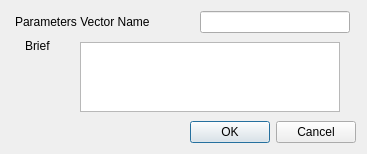
<?xml version="1.0" encoding="UTF-8"?>
<ui version="4.0">
 <class>ParametersVectorNaming</class>
 <widget class="QWidget" name="ParametersVectorNaming">
  <property name="geometry">
   <rect>
    <x>0</x>
    <y>0</y>
    <width>367</width>
    <height>154</height>
   </rect>
  </property>
  <property name="windowTitle">
   <string>Form</string>
  </property>
  <layout class="QGridLayout" name="gridLayout">
   <item row="0" column="0">
    <layout class="QGridLayout" name="parameters_vector_gridLayout">
     <item row="0" column="0">
      <widget class="QLabel" name="parameters_vector_name_label">
       <property name="maximumSize">
        <size>
         <width>175</width>
         <height>25</height>
        </size>
       </property>
       <property name="text">
        <string>Parameters Vector Name</string>
       </property>
      </widget>
     </item>
     <item row="0" column="1">
      <widget class="QLineEdit" name="parameters_vector_name_lineEdit">
       <property name="maximumSize">
        <size>
         <width>150</width>
         <height>25</height>
        </size>
       </property>
      </widget>
     </item>
    </layout>
   </item>
   <item row="1" column="0">
    <layout class="QGridLayout" name="brief_gridLayout">
     <item row="0" column="0">
      <widget class="QLabel" name="brief_label">
       <property name="maximumSize">
        <size>
         <width>35</width>
         <height>25</height>
        </size>
       </property>
       <property name="text">
        <string>Brief</string>
       </property>
      </widget>
     </item>
     <item row="0" column="1" rowspan="2">
      <widget class="QTextEdit" name="brief_textEdit">
       <property name="maximumSize">
        <size>
         <width>260</width>
         <height>70</height>
        </size>
       </property>
      </widget>
     </item>
     <item row="1" column="0">
      <spacer name="brief_verticalSpacer">
       <property name="orientation">
        <enum>Qt::Vertical</enum>
       </property>
       <property name="sizeHint" stdset="0">
        <size>
         <width>20</width>
         <height>40</height>
        </size>
       </property>
      </spacer>
     </item>
    </layout>
   </item>
   <item row="2" column="0">
    <widget class="QDialogButtonBox" name="buttonBox">
     <property name="sizePolicy">
      <sizepolicy hsizetype="Expanding" vsizetype="Fixed">
       <horstretch>0</horstretch>
       <verstretch>0</verstretch>
      </sizepolicy>
     </property>
     <property name="standardButtons">
      <set>QDialogButtonBox::Cancel|QDialogButtonBox::Ok</set>
     </property>
    </widget>
   </item>
  </layout>
 </widget>
 <resources/>
 <connections/>
</ui>
